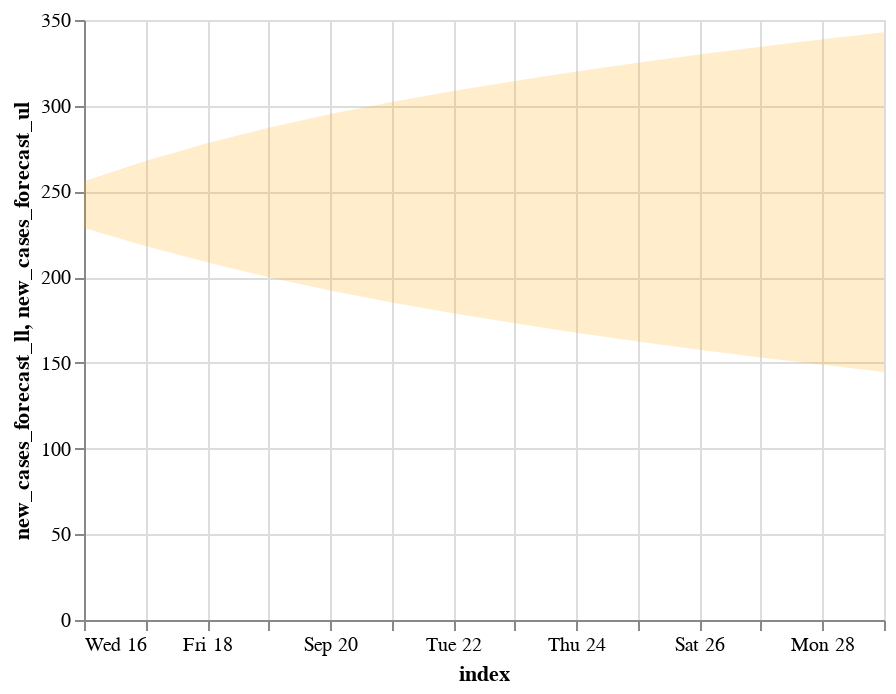

This figure's notebook cell:
### Code cell
confint_plot = alt.Chart(conf_int).mark_area(opacity=0.2, color='orange').encode(
    alt.X('index:T'),
    alt.Y('new_cases_forecast_ll'),
    alt.Y2('new_cases_forecast_ul')
)
confint_plot

### Figure 1 — Vega-Lite specification as saved in the notebook (floating-point values rounded to 4 significant figures)
{"config": {"view": {"continuousWidth": 400, "continuousHeight": 300}}, "data": {"name": "data-34780fb7a48c1312afa8d059c0885cfd"}, "mark": {"type": "area", "color": "orange", "opacity": 0.2}, "encoding": {"x": {"type": "temporal", "field": "index"}, "y": {"type": "quantitative", "field": "new_cases_forecast_ll"}, "y2": {"field": "new_cases_forecast_ul"}}, "$schema": "https://vega.github.io/schema/vega-lite/v4.8.1.json", "datasets": {"data-34780fb7a48c1312afa8d059c0885cfd": [{"index": "2020-09-16T00:00:00", "new_cases_forecast_ll": 228.7, "new_cases_forecast_ul": 256.0}, {"index": "2020-09-17T00:00:00", "new_cases_forecast_ll": 218.2, "new_cases_forecast_ul": 267.8}, {"index": "2020-09-18T00:00:00", "new_cases_forecast_ll": 208.6, "new_cases_forecast_ul": 278.2}, {"index": "2020-09-19T00:00:00", "new_cases_forecast_ll": 200.0, "new_cases_forecast_ul": 287.2}, {"index": "2020-09-20T00:00:00", "new_cases_forecast_ll": 192.2, "new_cases_forecast_ul": 295.1}, {"index": "2020-09-21T00:00:00", "new_cases_forecast_ll": 185.3, "new_cases_forecast_ul": 302.2}, {"index": "2020-09-22T00:00:00", "new_cases_forecast_ll": 178.9, "new_cases_forecast_ul": 308.6}, {"index": "2020-09-23T00:00:00", "new_cases_forecast_ll": 173.0, "new_cases_forecast_ul": 314.5}, {"index": "2020-09-24T00:00:00", "new_cases_forecast_ll": 167.6, "new_cases_forecast_ul": 319.9}, {"index": "2020-09-25T00:00:00", "new_cases_forecast_ll": 162.5, "new_cases_forecast_ul": 325.0}, {"index": "2020-09-26T00:00:00", "new_cases_forecast_ll": 157.7, "new_cases_forecast_ul": 329.8}, {"index": "2020-09-27T00:00:00", "new_cases_forecast_ll": 153.2, "new_cases_forecast_ul": 334.4}, {"index": "2020-09-28T00:00:00", "new_cases_forecast_ll": 148.8, "new_cases_forecast_ul": 338.7}, {"index": "2020-09-29T00:00:00", "new_cases_forecast_ll": 144.7, "new_cases_forecast_ul": 342.9}]}}
